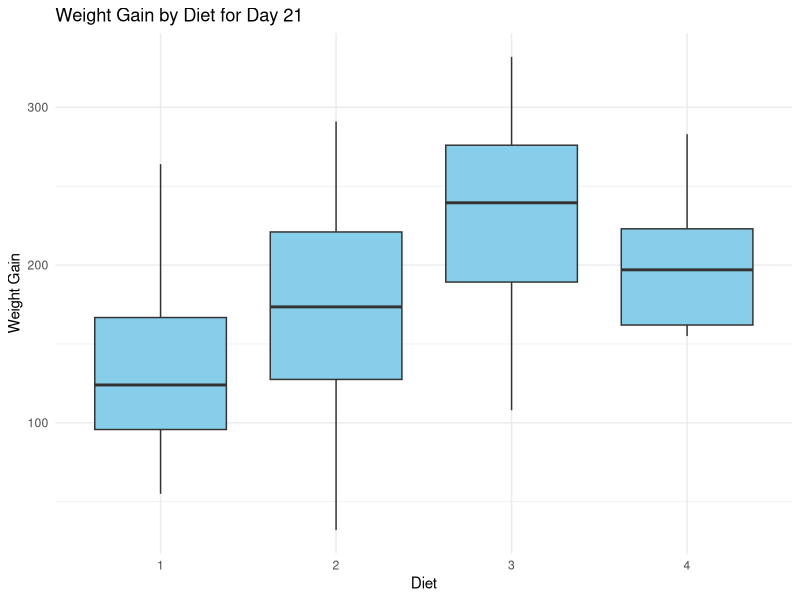

Reproduce this figure in R.
## ---- chunk 1
knitr::opts_chunk$set(echo = TRUE)
## ---- chunk 2
    data("ChickWeight")
    ?ChickWeight
## ---- chunk 3
library(ggplot2)
library(base)
library(stats)
library(dplyr)

# Calculate average weight and standard deviation by diet
diet_summary <- ChickWeight %>%
  group_by(Diet) %>%
  summarize(avg_weight = mean(weight),
            sd_weight = sd(weight))

diet_summary
## ---- chunk 4
    # First, let's calculate the number of measurements for each chick
    chicks_data <- ChickWeight %>%
      group_by(Chick) %>%
      mutate(num_measurements = n())

    # Identify how many chicks have a complete set of weight measurements
    complete_chicks <- chicks_data %>%
      filter(num_measurements == 12)

    # Calculate the number of measurements on average in the incomplete cases
    incomplete_avg <- chicks_data %>%
      filter(num_measurements != 12) %>%
      summarize(avg_measurements = mean(num_measurements))

    # Extract a subset of the data for all chicks with complete information
    complete <- chicks_data %>%
      filter(num_measurements == 12)
## ---- chunk 5
complete <- complete %>%
  group_by(Chick, Diet) %>%
  mutate(weightgain = weight - min(weight))

complete
## ---- chunk 6
    complete <- complete %>%
      mutate(Diet = factor(Diet, levels = levels(Diet)[order(tapply(weightgain, Diet, median))]))

    # Filter data for day 21
    day_21_data <- complete %>%
      filter(Time == 21)

    # Create boxplot
    ggplot(day_21_data, aes(x = Diet, y = weightgain)) +
      geom_boxplot(fill = "skyblue") +
      labs(title = "Weight Gain by Diet for Day 21",
           x = "Diet",
           y = "Weight Gain") +
      theme_minimal()
